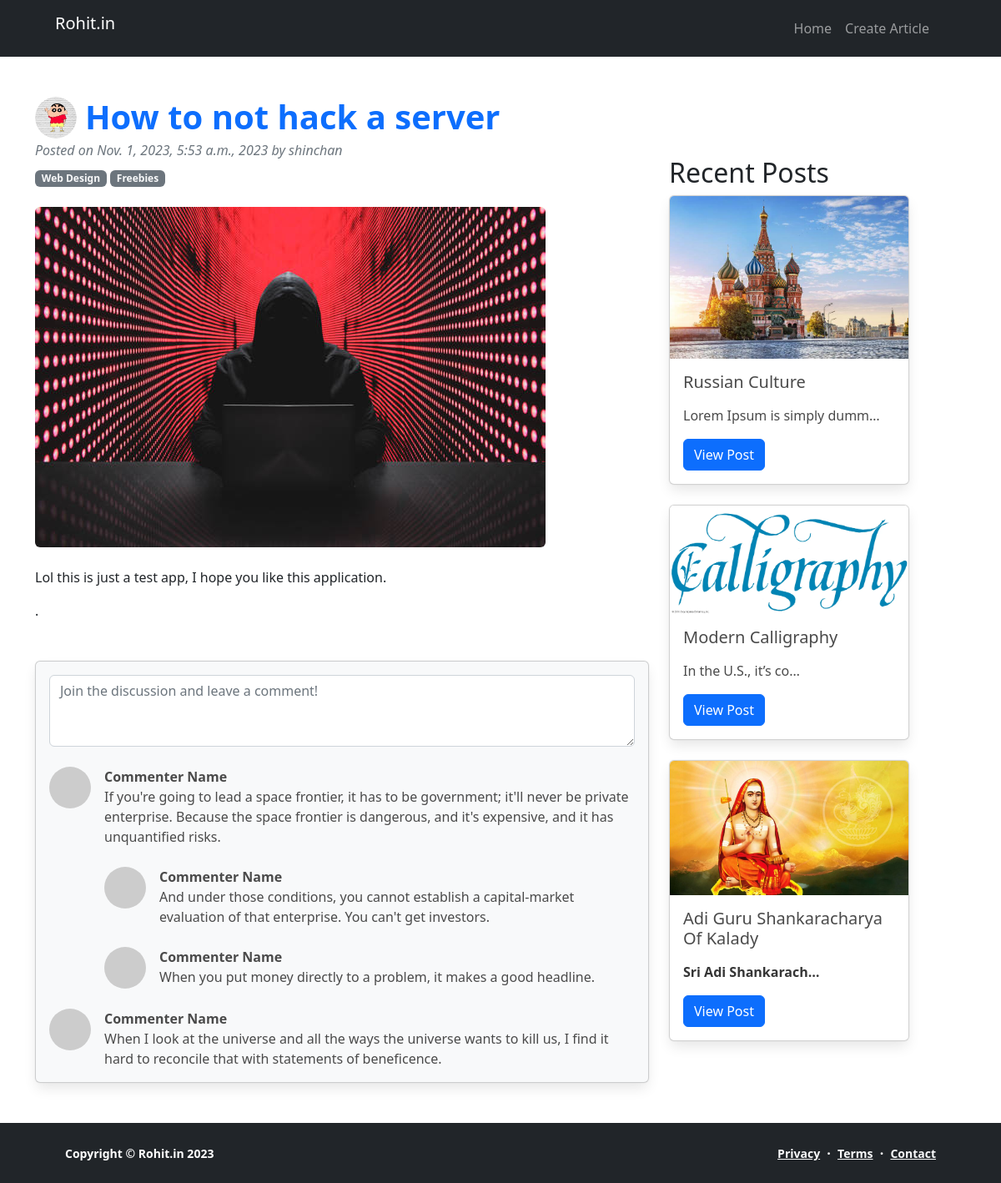
/detail/how-to-not-hack-a-server, run on the app's committed database.
### cmsapp/models.py (models this page shows, shortened)
class Post(models.Model):
    writer=models.ForeignKey(UserProfile,on_delete=models.SET_NULL,null=True,blank=True)
    title=models.CharField( max_length=500)
    image=models.ImageField(upload_to="img")
    body=RichTextField()
    post_id = models.UUIDField(default=uuid.uuid4(), primary_key=True, unique=True, editable=False)
    created=models.DateTimeField(auto_now_add=True)
    modefield=models.DateTimeField(auto_now=True)
    slug=models.SlugField()
    category=models.ForeignKey("Category",on_delete=models.SET_NULL,blank=True,null=True)

### profiles/models.py (models this page shows, shortened)
class UserProfile(models.Model):
    user=models.OneToOneField(User, on_delete=models.CASCADE)
    name=models.CharField(max_length=200)
    email=models.EmailField()
    username=models.CharField(max_length=200)
    profession=models.CharField(max_length=200)
    picture=models.ImageField(upload_to='img',blank=True,null=True)
    about=models.TextField(max_length=500)
    profile_id=models.UUIDField(default=uuid.uuid4(),editable=False,unique=True,primary_key=True)

### cmsapp/views.py (the view)
# urls.py: path('detail/<str:slug>', views.detail, name="detail")
def detail(request, slug):
    post = Post.objects.get(slug=slug)
    posts = Post.objects.exclude(post_id__exact=post.post_id)[:3]
    contex = {"post": post, "posts": posts}
    return render(request, "detail.html", contex)

### cmsapp/templates/detail.html
{%extends "base.html" %}
{% block content %}
<div class="container mt-5">
<div class="row">
   <div class="col-lg-8">
      <article>
         <header class="mb-4">
            <a href="{%url 'profile' post.writer.profile_id %}" style="text-decoration: none;">
            <div style="display: flex;">
            <div class="circle">
                <img class="rounded-circle me-3" style="" src="{{ post.writer.picture.url }}" alt="User Image" />
              </div>
            <h1 class="fw-bolder mb-1">{{post.title}}</h1>
            </div>
            <div class="text-muted fst-italic mb-2">Posted on {{post.created}}, 2023 by {{post.writer.name}}</div>
         </a>
            <a class="badge bg-secondary text-decoration-none link-light" href="#!">Web Design</a>
            <a class="badge bg-secondary text-decoration-none link-light" href="#!">Freebies</a>
         </header>
         <figure class="mb-4"><img class="img-fluid rounded" src="{{ post.image.url }}" alt="..." /></figure>
         <section class="mb-5">
            <p class="fs-5 mb-4">{{post.body|safe}}.</p>
         </section>
      </article>
      <section class="mb-5">
         <div class="card bg-light">
            <div class="card-body">
               <form class="mb-4"><textarea class="form-control" rows="3" placeholder="Join the discussion and leave a comment!"></textarea></form>
               <div class="d-flex mb-4">
                  <div class="flex-shrink-0"><img class="rounded-circle" src="https://dummyimage.com/50x50/ced4da/6c757d.jpg" alt="..." /></div>
                  <div class="ms-3">
                     <div class="fw-bold">Commenter Name</div>
                     If you're going to lead a space frontier, it has to be government; it'll never be private enterprise. Because the space frontier is dangerous, and it's expensive, and it has unquantified risks.
                     <div class="d-flex mt-4">
                        <div class="flex-shrink-0"><img class="rounded-circle" src="https://dummyimage.com/50x50/ced4da/6c757d.jpg" alt="..." /></div>
                        <div class="ms-3">
                           <div class="fw-bold">Commenter Name</div>
                           And under those conditions, you cannot establish a capital-market evaluation of that enterprise. You can't get investors.
                        </div>
                     </div>
                     <div class="d-flex mt-4">
                        <div class="flex-shrink-0"><img class="rounded-circle" src="https://dummyimage.com/50x50/ced4da/6c757d.jpg" alt="..." /></div>
                        <div class="ms-3">
                           <div class="fw-bold">Commenter Name</div>
                           When you put money directly to a problem, it makes a good headline.
                        </div>
                     </div>
                  </div>
               </div>
               <div class="d-flex">
                  <div class="flex-shrink-0"><img class="rounded-circle" src="https://dummyimage.com/50x50/ced4da/6c757d.jpg" alt="..." /></div>
                  <div class="ms-3">
                     <div class="fw-bold">Commenter Name</div>
                     When I look at the universe and all the ways the universe wants to kill us, I find it hard to reconcile that with statements of beneficence.
                  </div>
               </div>
            </div>
         </div>
      </section>
   </div>
   <div class="col-lg-4">
      <br/><br/><br/>
      <h2>Recent Posts</h2>
      {%for post in posts %}
      <div class="card" style="width: 18rem;">
         <img class="card-img-top" style="height:0%" src={{post.image.url}} alt="Card image cap">
         <div class="card-body">
            <h5 class="card-title">{{post.title}}</h5>
            <p class="card-text">{{post.body|truncatechars:30|safe}}</p>
            <a href="{% url 'detail' post.slug %}" class="btn btn-primary">View Post</a>
         </div>
      </div>
      <br/>
      {%endfor%}
   </div>
</div>
{% endblock %}

### templates/base.html (style rules this page uses)
.circle { margin-right: 10px; width: 50px; height: 50px; border-radius: 50%; overflow: hidden; }
.circle img { width: 100%; height: 100%; object-fit: cover; }

### data on the page
Post: writer.picture (picture), title "How to not hack a server", created "Nov. 1, 2023, 5:53 a.m.", writer.name "shinchan", image (picture), body "Lol this is just a test app, I hope you like this application."
Post: image (picture), title "Russian Culture", body "Lorem Ipsum is simply dumm…"
Post: image (picture), title "Modern Calligraphy", body "In the U.S., it’s co…"
Post: image (picture), title "Adi Guru Shankaracharya Of Kalady", body "Sri Adi Shankarach…"
